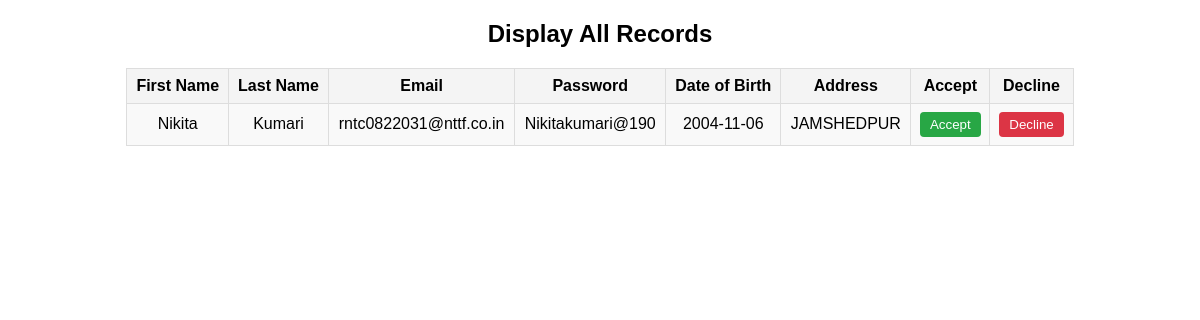
Page /php/admin.php on the earlier database version.
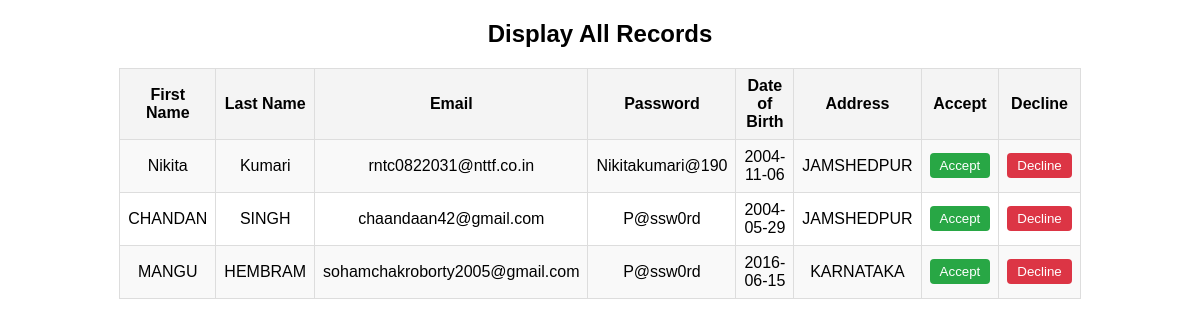
Same page on the later database version.
### tables this page shows
CREATE TABLE `user` (
  `ID` int(12) NOT NULL,
  `FirstName` varchar(30) NOT NULL,
  `LastName` varchar(30) NOT NULL,
  `Phone` bigint(10) NOT NULL,
  `Mail` varchar(30) NOT NULL,
  `Password` varchar(16) NOT NULL,
  `DOB` date NOT NULL,
  `City` varchar(20) NOT NULL
);

### php/admin.php (the view, shortened to what this page needs)
<!DOCTYPE html>
<html lang="en">
<head>
</head>
<body>
<?php
include 'signup.php';
$query = "SELECT * FROM user";
$run = mysqli_query($con, $query);
$count = mysqli_num_rows($run);
if ($count > 0) {
?>
    <h2 style="text-align: center;">Display All Records</h2>
    <table>
        <tr>
            <th>First Name</th>
            <th>Last Name</th>
            <th>Email</th>
            <th>Password</th>
            <th>Date of Birth</th>
            <th>Address</th>
            <th>Accept</th>
            <th>Decline</th>
        </tr>
        <?php while ($call = mysqli_fetch_assoc($run)) { ?>
            <tr id="row-<?php= $call['id']; ?>">
                <td><?= htmlspecialchars($call['FirstName']); ?></td>
                <td><?= htmlspecialchars($call['LastName']); ?></td>
                <td><?= htmlspecialchars($call['Mail']); ?></td>
                <td><?= htmlspecialchars($call['Password']); ?></td>
                <td><?= htmlspecialchars($call['DOB']); ?></td>
                <td><?= htmlspecialchars($call['City']); ?></td>
                <td>
                    <button class="accept" onclick="handleAction('accept', <?php= $call['id']; ?>)">Accept</button>
                </td>
                <td>
                    <button class="decline" onclick="handleAction('decline', <?php= $call['id']; ?>)">Decline</button>
                </td>
            </tr>
        <?php } ?>
    </table>
<?php
} else {
    echo "<p style='text-align: center;'>No records found</p>";
}
?>
</body>
</html>

Differences in the rows shown:
added user: FirstName "CHANDAN", LastName "SINGH", Mail "chaandaan42@gmail.com", Password "P@ssw0rd", DOB "2004-05-29", City "JAMSHEDPUR"
added user: FirstName "MANGU", LastName "HEMBRAM", Mail "sohamchakroborty2005@gmail.com", Password "P@ssw0rd", DOB "2016-06-15", City "KARNATAKA"
